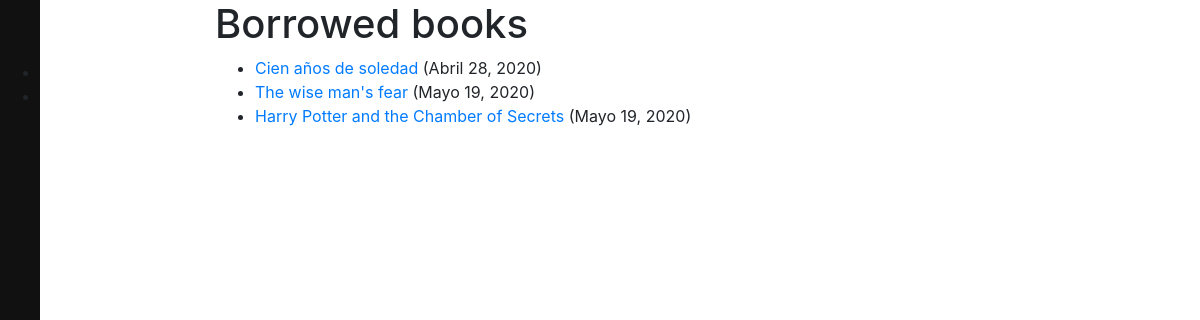
The app's page /catalog/mybooks/ (signed in) with its own data.
### catalog/models.py (models this page shows, shortened)
class BookInstance(models.Model):
    id = models.UUIDField(primary_key=True, default=uuid.uuid4, help_text='Unique ID for this particular book across whole library')
    book = models.ForeignKey('Book', on_delete=models.SET_NULL, null=True)
    imprint = models.CharField(max_length=200)
    due_back = models.DateField(null=True, blank=True)
    borrower = models.ForeignKey(User, on_delete=models.SET_NULL, null=True, blank=True)
    @property
    def is_overdue(self):
        if self.due_back and date.today() > self.due_back:
            return True
        return False
    LOAN_STATUS = (
        ('m', 'Maintenance'),
        ('o', 'On loan'),
        ('a', 'Available'),
        ('r', 'Reserved'),
    )
    status = models.CharField(
        max_length=1,
        choices=LOAN_STATUS,
        blank=True,
        default='m',
        help_text='Book availability',
    )
    class Meta:
        ordering = ['due_back']
        permissions = (("can_mark_returned", "Set book as returned"),)

class Book(models.Model):
    title = models.CharField(max_length=200)
    author = models.ForeignKey(Author, on_delete=models.SET_NULL, null=True)
    summary = models.TextField(max_length=1000, help_text='Enter a brief description of the book')
    isbn = models.CharField('ISBN', max_length=13, help_text='13 Character <a href="https://www.isbn-international.org/content/what-isbn">ISBN number</a>')
    genre = models.ManyToManyField(Genre, help_text='Select a genre for this book')
    class Meta:
        ordering = ['title']
        permissions = (("can_modify_book", "Add, Modify and Delete book"),)
    def display_genre(self):
        return ', '.join(genre.name for genre in self.genre.all()[:3])
    display_genre.short_description = 'Genre'

### catalog/views.py (the view)
# urls.py: path('mybooks/', views.LoanedBooksByUserListView.as_view(), name='my-borrowed'),
class LoanedBooksByUserListView(LoginRequiredMixin,generic.ListView):
    model = BookInstance
    template_name ='catalog/bookinstance_list_borrowed_user.html'
    paginate_by = 5
    def get_queryset(self):
        return BookInstance.objects.filter(borrower=self.request.user).filter(status__exact='o').order_by('due_back')

### template/catalog/bookinstance_list_borrowed_user.html
{% extends "base_generic.html" %}
{% block content %}
    <h1>Borrowed books</h1>
    {% if bookinstance_list %}
    <ul>
      {% for bookinst in bookinstance_list %}
      <li class="{% if bookinst.is_overdue %}text-danger{% endif %}">
        <a href="{% url 'book-detail' bookinst.book.pk %}">{{bookinst.book.title}}</a> ({{ bookinst.due_back }})
      </li>
      {% endfor %}
    </ul>
    {% else %}
      <p>There are no books borrowed.</p>
    {% endif %}
{% endblock %}

### records on screen
BookInstance: book "Cien años de soledad", due_back "Abril 28, 2020"
BookInstance: book "The wise man's fear", due_back "Mayo 19, 2020"
BookInstance: book "Harry Potter and the Chamber of Secrets", due_back "Mayo 19, 2020"
